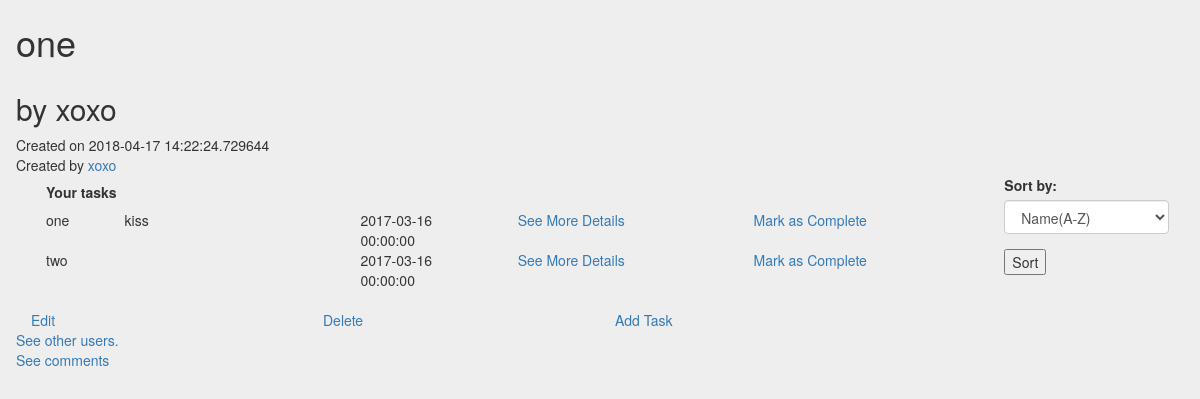
The page /xoxo/list/1 (signed in) on the database its author committed.
### models.py (models this page shows, shortened)
class List(db.Model):
    id = db.Column('list_id', db.Integer, primary_key=True, autoincrement=True)
    create_time = db.Column('create_time', db.DateTime, default=datetime.utcnow)
    user_id = db.Column('user_id', db.Integer, db.ForeignKey('user', ondelete='CASCADE'), nullable=False)
    name = db.Column('name', db.String(100), nullable=False)
    description = db.Column('description', db.String(200))
    tasks = db.relationship(
            'Task',
            backref= db.backref('list', lazy='joined'),
            cascade="all, delete-orphan",
            passive_deletes=True
        )
    comments = db.relationship(
            'Comment',
            backref= db.backref('list', lazy='joined'),
            cascade="all, delete-orphan",
            passive_deletes=True
        )
    all_users = db.relationship(
    'User', secondary=shared_lists,
    backref=db.backref('all_lists', lazy='dynamic'), lazy='dynamic')

class User(UserMixin, db.Model):
    id = db.Column('user_id', db.Integer, primary_key=True, autoincrement=True)
    username = db.Column('username', db.String(64), unique=True, nullable=False)
    name = db.Column('name', db.String(120), unique=False, nullable=False)
    dob = db.Column('date_of_birth', db.DateTime, nullable=False)
    email = db.Column('email', db.String(64), nullable=False, unique=True)
    registration_time = db.Column('registration_time',db.DateTime, default=datetime.utcnow)
    password_hash = db.Column('password_hash',db.String(80), nullable=False)
    remember_me = db.Column('remember_me', db.Boolean, unique=False, default=False)
    profile_picture_filename = db.Column('profile_picture_filename', db.String(64))
    profile_picture_url = db.Column('profile_picture_url', db.String(64))
    followed = db.relationship(
    'User', secondary=followers,
    primaryjoin=(followers.c.follower_id == id),
    secondaryjoin=(followers.c.followed_id == id),
    backref=db.backref('followers', lazy='dynamic'), lazy='dynamic')
    tasks = db.relationship(
        'Task',
        backref=db.backref('user', lazy='joined'),
        cascade="all, delete-orphan",
        passive_deletes=True
    )
    lists = db.relationship(
        'List',
        backref=db.backref('user', lazy='joined'),
        cascade="all, delete-orphan",
        passive_deletes=True
    )
    comments = db.relationship(
        'Comment',
        backref= db.backref('user', lazy='joined'),
        cascade="all, delete-orphan",
        passive_deletes=True
    )

class Task(db.Model):
    __tablename__ = 'task-table'
    id = db.Column('task_id', db.Integer, primary_key=True, autoincrement=True)
    create_time = db.Column('create_time', db.DateTime,
                            default=datetime.utcnow)
    start_time = db.Column('start_time', db.DateTime)
    end_time = db.Column('end_time', db.DateTime)
    deadline = db.Column('deadline', db.DateTime, nullable=False)
    user_id = db.Column('user_id', db.Integer, db.ForeignKey(
        'user', ondelete='CASCADE'), nullable=False)
    name = db.Column('name', db.String(100), nullable=False)
    description = db.Column('description', db.String(200))
    status = db.Column('status', db.Enum(
        *['Pending', 'Ongoing', 'Completed']), nullable=False, default='Pending')
    priority = db.Column('priority', db.Boolean, nullable=False, default=False)
    relpriority =  db.Column('relpriority', db.Integer)
    incentive = db.Column('incentive', db.String(200))
    consequences = db.Column('consequences', db.String(200))
    list_id = db.Column('list_id', db.Integer, db.ForeignKey('list.list_id', ondelete='CASCADE'), nullable=False)
    dependent = db.relationship(
    'Task', secondary=dependent_tasks,
    primaryjoin=(dependent_tasks.c.task_id == id),
    secondaryjoin=(dependent_tasks.c.dependent_id == id),
    backref=db.backref('dependent_tasks', lazy='dynamic'), lazy='dynamic')

### api/lists.py (the view, shortened to what this page needs)
@list_blueprint.route('/<user_name>/list/<list_id>',methods=['POST','GET'])
@login_required
def show_list(user_name,list_id):
    sort_form=SortForm()
    userid=User.query.filter(User.username==user_name).first().id
    current_list = List.query.get(list_id)
    is_owner = False
    creater = User.query.get(current_list.user_id)
    if current_list.user_id == userid:
        is_owner = True
    tasks = Task.query.filter(Task.list_id==list_id).order_by(Task.relpriority)
    return render_template('show_list.html',sort_form=sort_form,creater=creater,is_owner = is_owner,user=current_user,list=List.query.get(list_id), list_id=list_id,tasks=tasks)

### api/lists.py
class SortForm(FlaskForm):
    criteria = SelectField('Sort by:', choices=[('Deadline(near)','Deadline(near)'),('Deadline(far)','Deadline(far)'),('Name(A-Z)','Name(A-Z)'),('Name(Z-A)','Name(Z-A)')])

### app.py (called while the page is built)
@login_manager.user_loader
def load_user(user_id):
    return User.query.get(int(user_id))

### models.py (called while the page is built)
@event.listens_for(engine.Engine, 'connect')
def __set_sqlite_pragma(db_conn, conn_record):
    cursor = db_conn.cursor()
    cursor.execute('PRAGMA foreign_keys=ON;')
    cursor.close()

### templates/show_list.html (shortened to what this page needs)
{% extends 'base.html' %}
{% block content %}
<div class="row"><h1>{{list.name}}</h1></div>
<div class="row"><h2>{{list.description}}</h2></div>
<div class="row">Created on {{list.create_time}}</div>
<div class="row">Created by <a href="/{{user.username}}/friend_profile/{{creater.username}}">{{creater.name}}</a></div>
<div>
    <div class="row">
        <div class="col-sm-10">
    <div class="container-fluid"><h5><b>Your tasks</b></h5></div>
    <div class="container-fluid">
        {% if tasks %}
        {% for task in tasks %}
        <div class="row">
            <div class="col-sm-1">{{task.name}}</div>
            <div class="col-sm-3">{{task.description}}</div>
            <div class="col-sm-2">{{task.deadline}}</div>
            <div class="col-sm-3"><a href="/{{user.username}}/list/{{list.id}}/task/{{task.id}}">See More Details</a></div>
            {% if task.status != 'Completed' %}
            <div class="col-sm-3"><a href="/{{user.username}}/list/{{list.id}}/task/mark_complete={{task.id}}">Mark as Complete</a></div>
            {% else %}
            <div class="col-sm-3">Completed</div>
            {% endif %}
        </div>
    {% endfor %}
    {% endif %}
    </div>
</div>
<div class="col-sm-2">
    <form class="" action="/{{user.username}}/list/{{list.id}}" method="POST">
            {% from "_formhelpers.html" import render_field %}
            <div class="form-group">{{render_field(sort_form.criteria, class_="form-control")}}</div>
            <input type="submit" value="Sort">
        </form>
    </div>
</div>
<br>
<div class="row">
    <div class="col-sm-3"><a href="/{{user.username}}/list/{{list.id}}/list_update">Edit</a></div>
    {% if is_owner %}
    <div class="col-sm-3"><a href="/{{user.username}}/list/{{list.id}}/delete">Delete</a></div>
    {% endif %}
    <div class="col-sm-3"><a href="/{{user.username}}/list/{{list.id}}/newtask">Add Task</a></div>
</div>
<div class="row">
    <a href="/{{user.username}}/list/{{list.id}}/see_shared">See other users.</a>
</div>
<div class="row">
    <a href="/{{user.username}}/list/{{list.id}}/comments">See comments</a>
</div>
{% endblock %}

### templates/base.html (shortened to what this page needs)
<html>
<head>
	<link rel="stylesheet" href="https://maxcdn.bootstrapcdn.com/bootstrap/3.3.7/css/bootstrap.min.css">
</head>
<body>
	<div class="container">
		{% block content %}{% endblock %}
	</div>
</body>
</html>

### templates/_formhelpers.html (shortened to what this page needs)
{% macro render_field(field) %}
	{{ field.label }}
	{{ field(**kwargs)|safe }}
{% endmacro %}

### templates/base.html (style rules this page uses)
body { background: #eee; }
.container { padding: 2px 16px; }

### rows shown on the page
List: name "one", description "by xoxo", create_time "2018-04-17 14:22:24.729644"
User: name "xoxo"
Task: name "one", description "kiss", deadline "2017-03-16 00:00:00"
Task: name "two", deadline "2017-03-16 00:00:00"

### other values the page prints
{{ field.label }} "Sort by:"
